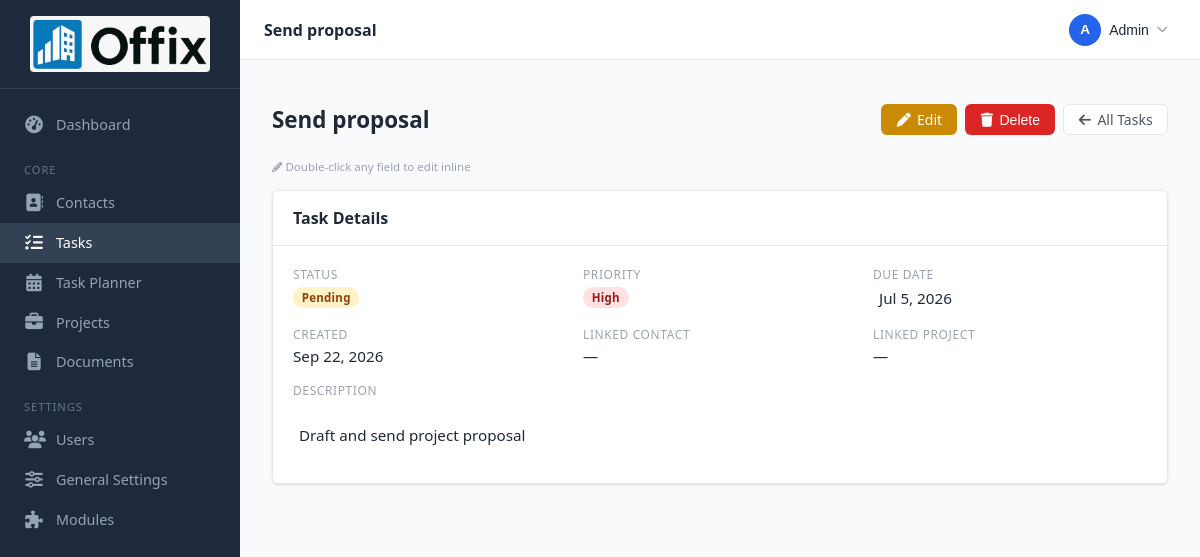
Page /tasks/5 (signed in) on the committed database.
### tables this page shows
CREATE TABLE `tasks` (
  `id` int(10) unsigned NOT NULL AUTO_INCREMENT,
  `title` varchar(255) NOT NULL,
  `description` text DEFAULT NULL,
  `due_date` date DEFAULT NULL,
  `status` enum('pending','in_progress','done') NOT NULL DEFAULT 'pending',
  `priority` enum('low','medium','high') NOT NULL DEFAULT 'medium',
  `contact_id` int(10) unsigned DEFAULT NULL,
  `project_id` int(10) unsigned DEFAULT NULL,
  `is_recurring` tinyint(1) NOT NULL DEFAULT 0,
  `recurrence_type` enum('daily','weekly','monthly','yearly') DEFAULT NULL,
  `recurrence_interval` int(10) unsigned NOT NULL DEFAULT 1,
  `recurrence_end_date` date DEFAULT NULL,
  `parent_task_id` int(10) unsigned DEFAULT NULL,
  `created_at` timestamp NOT NULL DEFAULT current_timestamp(),
  `updated_at` timestamp NOT NULL DEFAULT current_timestamp() ON UPDATE current_timestamp(),
  PRIMARY KEY (`id`),
  KEY `fk_tasks_contact` (`contact_id`),
  KEY `fk_tasks_project` (`project_id`),
  CONSTRAINT `fk_tasks_contact` FOREIGN KEY (`contact_id`) REFERENCES `contacts` (`id`) ON DELETE SET NULL ON UPDATE CASCADE,
  CONSTRAINT `fk_tasks_project` FOREIGN KEY (`project_id`) REFERENCES `projects` (`id`) ON DELETE SET NULL ON UPDATE CASCADE
);

### app/controllers/TaskController.php (called while the page is built, shortened)
<?php
class TaskController extends Controller
{
    private Task  $model;
    public function __construct()
    {
        $this->model = new Task();
    }
    public function show(string $id): void
    {
        $task = $this->model->find((int) $id);
        $this->render('tasks.show', [
            'pageTitle' => $task['title'],
            'task'      => $task,
        ]);
    }
}

### public/index.php (called while the page is built, shortened)
<?php
spl_autoload_register(function (string $class): void {
    $prefixMap = [
        'App\\Core\\'                => APP_PATH . '/core/',
        'App\\Controllers\\'         => APP_PATH . '/controllers/',
        'App\\Models\\'              => APP_PATH . '/models/',
        'App\\Modules\\Invoicing\\'  => ROOT_PATH . '/app/modules/invoicing/',
        'App\\Modules\\ItPlanning\\' => ROOT_PATH . '/app/modules/it_planning/',
    ];
    foreach ($prefixMap as $prefix => $baseDir) {
        if (str_starts_with($class, $prefix)) {
            $file = $baseDir . str_replace('\\', '/', substr($class, strlen($prefix))) . '.php';
            return;
        }
    }
});
$router = new Router();
$router->dispatch($_SERVER['REQUEST_METHOD'], $_SERVER['REQUEST_URI']);

### app/core/Database.php (called while the page is built, shortened)
<?php
class Database
{
    private static ?PDO $instance = null;
    public static function getInstance(): PDO
    {
        if (self::$instance === null) {
            $config = require ROOT_PATH . '/config/database.php';
            $dsn = "mysql:host={$config['host']};dbname={$config['dbname']};charset={$config['charset']}";
            try {
                self::$instance = new PDO($dsn, $config['username'], $config['password'], [
                    PDO::ATTR_ERRMODE            => PDO::ERRMODE_EXCEPTION,
                    PDO::ATTR_DEFAULT_FETCH_MODE => PDO::FETCH_ASSOC,
                    PDO::ATTR_EMULATE_PREPARES   => false,
                ]);
            } catch (PDOException $e) {
                error_log('DB connection failed: ' . $e->getMessage());
                die('Database connection error. Please check your configuration.');
            }
        }
        return self::$instance;
    }
}

### app/core/Model.php (called while the page is built, shortened)
<?php
abstract class Model
{
    protected PDO $db;
    public function __construct()
    {
        $this->db = Database::getInstance();
    }
    protected function queryOne(string $sql, array $params = []): ?array
    {
        $stmt = $this->db->prepare($sql);
        $stmt->execute($params);
        $row = $stmt->fetch();
        return $row !== false ? $row : null;
    }
}

### app/models/Task.php (called while the page is built, shortened)
<?php
class Task extends Model
{
    private string $table = 'tasks';
    public function find(int $id): ?array
    {
        return $this->queryOne(
            "SELECT t.*,
                    c.name AS contact_name,
                    p.name AS project_name
             FROM   {$this->table} t
             LEFT JOIN contacts c ON c.id = t.contact_id
             LEFT JOIN projects p ON p.id = t.project_id
             WHERE  t.id = ?",
            [$id]
        );
    }
}

### app/views/tasks/show.php (the view)
<?php $tid = $task['id']; ?>
<div class="page-header">
    <h1 class="page-title ie-title"
        data-model="task"
        data-id="<?= $tid ?>"
        data-field="title"
        data-original="<?= htmlspecialchars($task['title']) ?>"
        title="Double-click to edit">
        <?= htmlspecialchars($task['title']) ?>
    </h1>
    <div style="display:flex; gap:.5rem; flex-wrap:wrap;">
        <a href="/tasks/<?= $tid ?>/edit" class="btn btn-warning">
            <i class="fa-solid fa-pen"></i> Edit
        </a>
        <button class="btn btn-danger"
                data-confirm-delete="true"
                data-action="/tasks/<?= $tid ?>/delete">
            <i class="fa-solid fa-trash"></i> Delete
        </button>
        <a href="/tasks" class="btn btn-secondary">
            <i class="fa-solid fa-arrow-left"></i> All Tasks
        </a>
    </div>
</div>
<p style="font-size:.72rem; color:var(--gray-400); margin-bottom:1rem;">
    <i class="fa-solid fa-pencil" style="font-size:.65rem;"></i>
    Double-click any field to edit inline
</p>
<div class="card">
    <div class="card-header"><h2>Task Details</h2></div>
    <div class="card-body">
        <div class="detail-grid">
            <div class="detail-item">
                <label>Status</label>
                <p>
                    <span class="badge badge-<?= htmlspecialchars($task['status']) ?>">
                        <?= htmlspecialchars(str_replace('_', ' ', $task['status'])) ?>
                    </span>
                </p>
            </div>
            <div class="detail-item">
                <label>Priority</label>
                <p>
                    <span class="badge badge-<?= htmlspecialchars($task['priority']) ?>">
                        <?= htmlspecialchars($task['priority']) ?>
                    </span>
                </p>
            </div>
            <div class="detail-item">
                <label>Due Date</label>
                <p class="ie-field"
                   data-model="task" data-id="<?= $tid ?>" data-field="due_date" data-type="date"
                   data-value="<?= htmlspecialchars($task['due_date'] ?? '') ?>">
                    <?= $task['due_date'] ? htmlspecialchars(date('M j, Y', strtotime($task['due_date']))) : '—' ?>
                </p>
            </div>
            <div class="detail-item">
                <label>Created</label>
                <p><?= htmlspecialchars(date('M j, Y', strtotime($task['created_at']))) ?></p>
            </div>
            <div class="detail-item">
                <label>Linked Contact</label>
                <p>
                    <?php if ($task['contact_name']): ?>
                        <a href="/contacts/<?= $task['contact_id'] ?>">
                            <?= htmlspecialchars($task['contact_name']) ?>
                        </a>
                    <?php else: ?>—<?php endif; ?>
                </p>
            </div>
            <div class="detail-item">
                <label>Linked Project</label>
                <p>
                    <?php if ($task['project_name']): ?>
                        <a href="/projects/<?= $task['project_id'] ?>">
                            <?= htmlspecialchars($task['project_name']) ?>
                        </a>
                    <?php else: ?>—<?php endif; ?>
                </p>
            </div>
            <div class="detail-item full">
                <label>Description</label>
                <p class="ie-field"
                   data-model="task" data-id="<?= $tid ?>" data-field="description" data-type="textarea"
                   style="white-space:pre-line; min-height:2.5rem;">
                    <?= htmlspecialchars($task['description'] ?? '') ?: '—' ?>
                </p>
            </div>
        </div>
    </div>
</div>

### app/core/Router.php (shortened to what this page needs)
<?php
class Router
{
    private array $routes = [];
    private function addRoute(string $method, string $pattern, string|callable $handler, string $action): void
    {
        $this->routes[] = [
            'method'  => $method,
            'pattern' => $pattern,
            'handler' => $handler,
            'action'  => $action,
        ];
    }
    public function dispatch(string $method, string $uri): void
    {
        $uri = strtok($uri, '?');
        $uri = '/' . trim($uri, '/');
        foreach ($this->routes as $route) {
            if ($route['method'] !== strtoupper($method)) continue;
            $params = [];
            if ($this->matches($route['pattern'], $uri, $params)) {
                $this->call($route['handler'], $route['action'], $params);
                return;
            }
        }
    }
    private function matches(string $pattern, string $uri, array &$params): bool
    {
        $regex = preg_replace('/\{([a-zA-Z_]+)\}/', '(?P<$1>[^/]+)', $pattern);
        $regex = '#^' . $regex . '$#';
        if (preg_match($regex, $uri, $matches)) {
            return true;
        }
        return false;
    }
    private function call(string|callable $handler, string $action, array $params): void
    {
        $controller = new $handler();
        call_user_func_array([$controller, $action], $params);
    }
}

### public/css/app.css (style rules this page uses)
*, *::before, *::after { box-sizing: border-box; margin: 0; padding: 0; }
:root { --brand: #2563eb; --brand-dark: #1d4ed8; --brand-light: #eff6ff; --success: #16a34a; --warning: #ca8a04; --danger: #dc2626; --gray-50: #f9fafb; --gray-100: #f3f4f6; --gray-200: #e5e7eb; --gray-400: #9ca3af; --gray-600: #4b5563; --gray-800: #1f2937; --sidebar-w: 240px; --header-h: 60px; --radius: 6px; --shadow: 0 1px 3px rgba(0,0,0,.12); --font: 'Segoe UI', system-ui, sans-serif; }
html { font-size: 16px; }
body { font-family: var(--font); color: var(--gray-800); background: var(--gray-50); min-height: 100vh; display: flex; }
a { color: var(--brand); text-decoration: none; }
.page-header { display: flex; align-items: center; justify-content: space-between; margin-bottom: 1.5rem; flex-wrap: wrap; gap: .75rem; }
.page-title { font-size: 1.4rem; font-weight: 700; color: var(--gray-800); }
.card { background: #fff; border-radius: var(--radius); border: 1px solid var(--gray-200); box-shadow: var(--shadow); overflow: hidden; }
.card-header { padding: 1rem 1.25rem; border-bottom: 1px solid var(--gray-200); display: flex; align-items: center; justify-content: space-between; gap: .5rem; }
.card-header h2 { font-size: 1rem; font-weight: 600; }
.card-body { padding: 1.25rem; }
.btn { display: inline-flex; align-items: center; gap: .4rem; padding: .45rem .9rem; border-radius: var(--radius); font-size: .875rem; font-weight: 500; cursor: pointer; border: 1px solid transparent; transition: background .15s, border-color .15s, color .15s; text-decoration: none; line-height: 1; }
.btn-warning { background: var(--warning); color: #fff; }
.btn-danger { background: var(--danger); color: #fff; }
.btn-secondary { background: #fff; color: var(--gray-600); border-color: var(--gray-200); }
label { font-size: .85rem; font-weight: 500; color: var(--gray-600); }
.badge { display: inline-block; padding: .2rem .55rem; border-radius: 999px; font-size: .72rem; font-weight: 600; letter-spacing: .02em; text-transform: capitalize; }
.badge-pending { background: #fef3c7; color: #92400e; }
.badge-high { background: #fee2e2; color: #991b1b; }
.detail-grid { display: grid; grid-template-columns: repeat(auto-fill, minmax(220px, 1fr)); gap: 1rem; margin-bottom: 1rem; }
.detail-item label { display: block; font-size: .75rem; text-transform: uppercase; letter-spacing: .05em; color: var(--gray-400); margin-bottom: .2rem; }
.detail-item p { font-size: .95rem; color: var(--gray-800); }
.detail-item.full { grid-column: 1 / -1; }
.ie-field { cursor: text; padding: 2px 6px; border-radius: var(--radius); transition: background .15s; min-height: 1.4em; display: block; }
.ie-field::after { content: ' \270E'; font-size: .65em; color: var(--gray-400); opacity: 0; transition: opacity .15s; }
h1.ie-title { cursor: text; }

### rows in the picture
tasks: title "Send proposal", status "Pending", priority "High", due_date "Jul 5, 2026", created_at "Sep 22, 2026", description "Draft and send project proposal"
